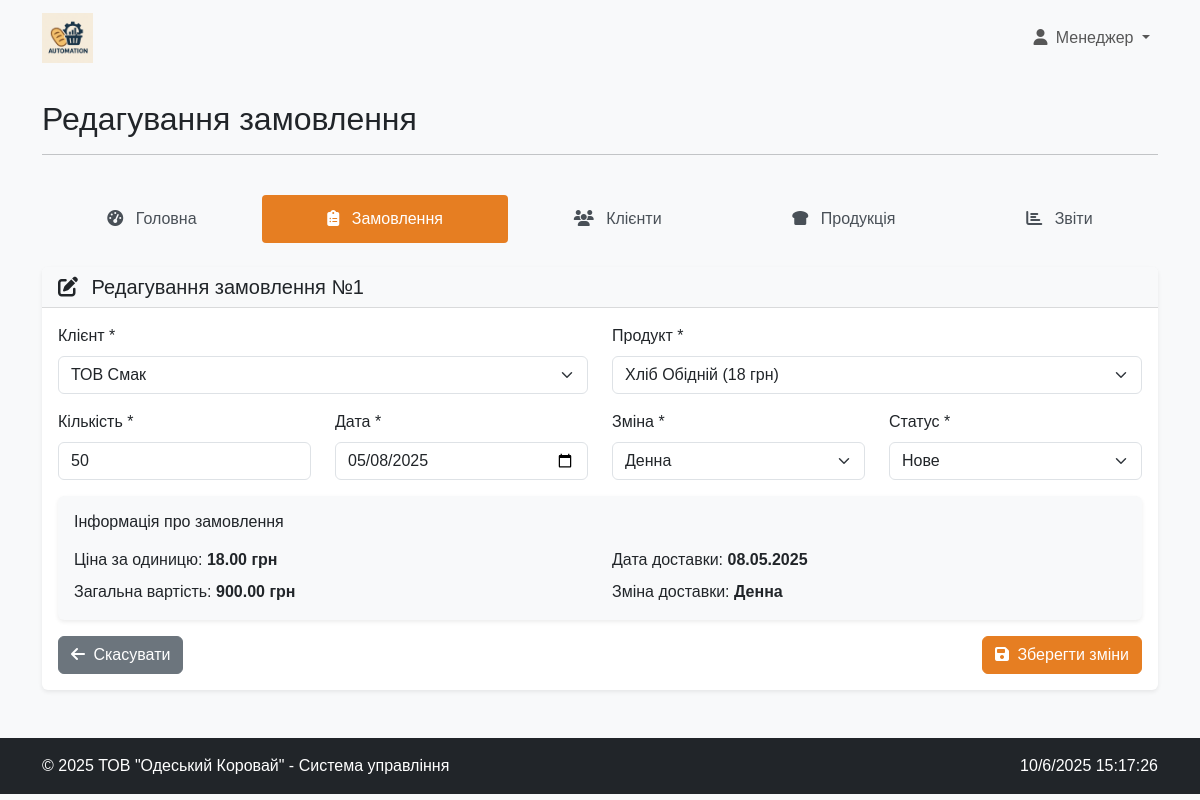
The app's page /modules/manager/order_edit.php?id=1 (signed in) with its own data.
### tables this page shows
CREATE TABLE IF NOT EXISTS `polzovateli` (
  `id` int(11) NOT NULL AUTO_INCREMENT,
  `login` varchar(50) NOT NULL,
  `password` varchar(255) NOT NULL,
  `name` varchar(100) DEFAULT NULL,
  PRIMARY KEY (`id`),
  UNIQUE KEY `login` (`login`)
);

CREATE TABLE IF NOT EXISTS `zayavki` (
  `idd` int(11) NOT NULL AUTO_INCREMENT,
  `idklient` int(11) NOT NULL,
  `id` int(11) NOT NULL,
  `kol` int(11) NOT NULL,
  `data` date NOT NULL,
  `doba` enum('денна','нічна') NOT NULL,
  PRIMARY KEY (`idd`),
  KEY `idklient` (`idklient`),
  KEY `id` (`id`),
  CONSTRAINT `zayavki_ibfk_1` FOREIGN KEY (`idklient`) REFERENCES `klientu` (`id`) ON DELETE CASCADE ON UPDATE CASCADE,
  CONSTRAINT `zayavki_ibfk_2` FOREIGN KEY (`id`) REFERENCES `product` (`id`) ON DELETE CASCADE ON UPDATE CASCADE
);

CREATE TABLE IF NOT EXISTS `klientu` (
  `id` int(11) NOT NULL AUTO_INCREMENT,
  `name` varchar(100) NOT NULL,
  `fio` varchar(100) NOT NULL,
  `dolj` varchar(100) DEFAULT NULL,
  `tel` varchar(20) DEFAULT NULL,
  `mail` varchar(100) DEFAULT NULL,
  `city` varchar(100) DEFAULT NULL,
  `adres` varchar(255) DEFAULT NULL,
  `rast` float DEFAULT NULL,
  `login` varchar(50) DEFAULT NULL,
  `password` varchar(255) DEFAULT NULL,
  PRIMARY KEY (`id`)
);

CREATE TABLE IF NOT EXISTS `product` (
  `id` int(11) NOT NULL AUTO_INCREMENT,
  `nazvanie` varchar(100) NOT NULL,
  `ves` float NOT NULL,
  `srok` int(11) NOT NULL,
  `stoimost` float NOT NULL,
  `zena` float NOT NULL,
  `image` varchar(255) DEFAULT NULL,
  PRIMARY KEY (`id`)
);

### includes/auth.php (called while the page is built, shortened)
<?php
function isUserLoggedIn() {
    return isset($_SESSION['id']) && !empty($_SESSION['id']);
}
function getUserRole() {
    $userId = $_SESSION['id'];
    switch ($userId) {
        case 1:
            return 'manager';
    }
}
function getUserType() {
    return isset($_SESSION['user_type']) ? $_SESSION['user_type'] : null;
}

### modules/manager/order_edit.php (the view, shortened to what this page needs)
<?php
$pageTitle = 'Редагування замовлення';
require_once '../../includes/auth.php';
$connection = connectDatabase();
$orderId = isset($_GET['id']) ? intval($_GET['id']) : 0;
if ($orderId <= 0) {
    $error = 'Не вказано ID замовлення';
} else {
    $orderQuery = "SELECT * FROM zayavki WHERE idd = ?";
    $stmt = mysqli_prepare($connection, $orderQuery);
    mysqli_stmt_bind_param($stmt, "i", $orderId);
    mysqli_stmt_execute($stmt);
    $result = mysqli_stmt_get_result($stmt);
    if (mysqli_num_rows($result) == 0) {
        $error = 'Замовлення не знайдено';
    } else {
        $order = mysqli_fetch_assoc($result);
    }
}
$clientsQuery = "SELECT id, name FROM klientu ORDER BY name";
$clientsResult = mysqli_query($connection, $clientsQuery);
$productsQuery = "SELECT id, nazvanie, zena FROM product ORDER BY nazvanie";
$productsResult = mysqli_query($connection, $productsQuery);
include_once '../../includes/header.php';
?>
<div class="row mb-4">
    <div class="col-md-12">
        <nav class="nav main-menu nav-pills nav-fill">
            <a class="nav-link" href="dashboard.php">
                <i class="fas fa-tachometer-alt"></i> Головна
            </a>
            <a class="nav-link active" href="orders.php">
                <i class="fas fa-clipboard-list"></i> Замовлення
            </a>
            <a class="nav-link" href="clients.php">
                <i class="fas fa-users"></i> Клієнти
            </a>
            <a class="nav-link" href="products.php">
                <i class="fas fa-bread-slice"></i> Продукція
            </a>
            <a class="nav-link" href="reports.php">
                <i class="fas fa-chart-bar"></i> Звіти
            </a>
        </nav>
    </div>
</div>
<?php if (isset($order)): ?>
<div class="card">
    <div class="card-header">
        <h5 class="mb-0">
            <i class="fas fa-edit me-2"></i> Редагування замовлення №<?php echo $orderId; ?>
        </h5>
    </div>
    <div class="card-body">
        <form action="" method="POST" class="needs-validation" novalidate>
            <div class="row mb-3">
                <div class="col-md-6">
                    <label for="idklient" class="form-label">Клієнт *</label>
                    <select class="form-select" id="idklient" name="idklient" required>
                        <?php
                        mysqli_data_seek($clientsResult, 0);
                        while ($client = mysqli_fetch_assoc($clientsResult)):
                        ?>
                            <option value="<?php echo $client['id']; ?>" <?php echo ($order['idklient'] == $client['id']) ? 'selected' : ''; ?>>
                                <?php echo htmlspecialchars($client['name']); ?>
                            </option>
                        <?php endwhile; ?>
                    </select>
                </div>
                <div class="col-md-6">
                    <label for="id" class="form-label">Продукт *</label>
                    <select class="form-select" id="id" name="id" required>
                        <?php
                        mysqli_data_seek($productsResult, 0);
                        while ($product = mysqli_fetch_assoc($productsResult)):
                        ?>
                            <option value="<?php echo $product['id']; ?>" data-price="<?php echo $product['zena']; ?>" <?php echo ($order['id'] == $product['id']) ? 'selected' : ''; ?>>
                                <?php echo htmlspecialchars($product['nazvanie']); ?> (<?php echo $product['zena']; ?> грн)
                            </option>
                        <?php endwhile; ?>
                    </select>
                </div>
            </div>
            <div class="row mb-3">
                <div class="col-md-3">
                    <label for="kol" class="form-label">Кількість *</label>
                    <input type="number" class="form-control" id="kol" name="kol" min="1" value="<?php echo $order['kol']; ?>" required>
                </div>
                <div class="col-md-3">
                    <label for="data" class="form-label">Дата *</label>
                    <input type="date" class="form-control" id="data" name="data" value="<?php echo $order['data']; ?>" required>
                </div>
                <div class="col-md-3">
                    <label for="doba" class="form-label">Зміна *</label>
                    <select class="form-select" id="doba" name="doba" required>
                        <option value="денна" <?php echo ($order['doba'] == 'денна') ? 'selected' : ''; ?>>Денна</option>
                    </select>
                </div>
                <div class="col-md-3">
                    <label for="status" class="form-label">Статус *</label>
                    <select class="form-select" id="status" name="status" required>
                        <option value="нове" <?php echo ($order['status'] == 'нове') ? 'selected' : ''; ?>>Нове</option>
                    </select>
                </div>
            </div>
            <div class="row mb-3">
                <div class="col-12">
                    <div class="card bg-light">
                        <div class="card-body">
                            <h6 class="mb-3">Інформація про замовлення</h6>
                            <div class="row">
                                <div class="col-md-6">
                                    <div class="mb-2">Ціна за одиницю: <span id="unit-price" class="fw-bold">0.00 грн</span></div>
                                    <div>Загальна вартість: <span id="total-price" class="fw-bold">0.00 грн</span></div>
                                </div>
                                <div class="col-md-6">
                                    <div class="mb-2">Дата доставки: <span id="delivery-date" class="fw-bold">-</span></div>
                                    <div>Зміна доставки: <span id="delivery-shift" class="fw-bold">-</span></div>
                                </div>
                            </div>
                        </div>
                    </div>
                </div>
            </div>
            <div class="d-flex justify-content-between">
                <a href="order_details.php?id=<?php echo $orderId; ?>" class="btn btn-secondary">
                    <i class="fas fa-arrow-left me-1"></i> Скасувати
                </a>
                <button type="submit" class="btn btn-primary">
                    <i class="fas fa-save me-1"></i> Зберегти зміни
                </button>
            </div>
        </form>
    </div>
</div>
<?php endif; ?>
<?php
include_once '../../includes/footer.php';
?>

### includes/header.php (shortened to what this page needs)
<?php
$pageTitle = $pageTitle ?? 'Система управління "Одеський Коровай"';
$currentUser = null;
$userType = getUserType();
if (isset($_SESSION['id'])) {
    $userId = $_SESSION['id'];
    if ($userType === 'client') {
        $userQuery = "SELECT * FROM klientu WHERE id = ?";
    } else {
        $userQuery = "SELECT * FROM polzovateli WHERE id = ?";
    }
    $stmt = mysqli_prepare($connection, $userQuery);
    mysqli_stmt_bind_param($stmt, "i", $userId);
    mysqli_stmt_execute($stmt);
    $userResult = mysqli_stmt_get_result($stmt);
    if (mysqli_num_rows($userResult) === 1) {
        $currentUser = mysqli_fetch_assoc($userResult);
    }
}
$userRole = getUserRole();
$dashboardUrl = '#';
if ($userType === 'client') {
    $dashboardUrl = '../../modules/client/dashboard.php';
} else {
    switch ($userRole) {
        case 'manager':
            $dashboardUrl = '../../modules/manager/dashboard.php';
            break;
    }
}
?>
<!DOCTYPE html>
<html lang="uk">
<head>
    <link rel="stylesheet" href="https://cdn.jsdelivr.net/npm/bootstrap@5.3.0/dist/css/bootstrap.min.css">
    <link rel="stylesheet" href="https://cdnjs.cloudflare.com/ajax/libs/font-awesome/6.4.0/css/all.min.css">
    <link rel="stylesheet" href="../../assets/css/styles.css">
</head>
<body>
    <nav class="navbar navbar-expand-lg navbar-light bg-light mb-4">
        <div class="container">
            <a class="navbar-brand" href="<?php echo $dashboardUrl; ?>">
                <img src="../../assets/img/logo.png" alt="ТОВ Одеський Коровай" class="logo">
            </a>
            <div class="collapse navbar-collapse" id="navbarNav">
                <ul class="navbar-nav ms-auto">
                    <?php if ($userRole): ?>
                        <li class="nav-item dropdown">
                            <a class="nav-link dropdown-toggle" href="#" id="navbarDropdown" role="button" data-bs-toggle="dropdown" aria-expanded="false">
                                <i class="fas fa-user me-1"></i>
                                <?php
                                if ($currentUser) {
                                    if ($userType === 'client') {
                                        echo htmlspecialchars($currentUser['name']);
                                    } else {
                                        echo htmlspecialchars($currentUser['name']);
                                    }
                                } else {
                                    echo 'Користувач';
                                }
                                ?>
                            </a>
                        </li>
                    <?php else: ?>
                        <li class="nav-item">
                            <a class="nav-link" href="../../index.php"><i class="fas fa-sign-in-alt me-1"></i> Увійти</a>
                        </li>
                    <?php endif; ?>
                </ul>
            </div>
        </div>
    </nav>
    <div class="container">
        <div class="row mb-4">
            <div class="col-md-12">
                <h2><?php echo $pageTitle; ?></h2>
                <hr>
            </div>
        </div>

### assets/css/styles.css (style rules this page uses)
body { background-color: #f8f9fa; font-family: 'Arial', sans-serif; }
.logo { height: 50px; width: auto; }
.main-menu .nav-link { color: #495057; font-weight: 500; padding: 0.75rem 1rem; border-radius: 0.25rem; transition: all 0.3s ease; }
.main-menu .nav-link.active { background-color: #e67e22; color: white; }
.main-menu .nav-link i { margin-right: 0.5rem; }
.card { transition: all 0.3s ease; border: none; box-shadow: 0 0.125rem 0.25rem rgba(0, 0, 0, 0.075); }
.card-header { background-color: #f8f9fa; border-bottom: 1px solid rgba(0, 0, 0, 0.125); font-weight: bold; }
.btn-primary { background-color: #e67e22; border-color: #e67e22; }

### records on screen
polzovateli: name "Менеджер"
zayavki: idklient "ТОВ Смак", id "Хліб Обідній (18 грн)", kol "50", data "05/08/2025", doba "Денна", status "Нове"

### other values on screen
$pageTitle "Редагування замовлення"
$orderId "1"
